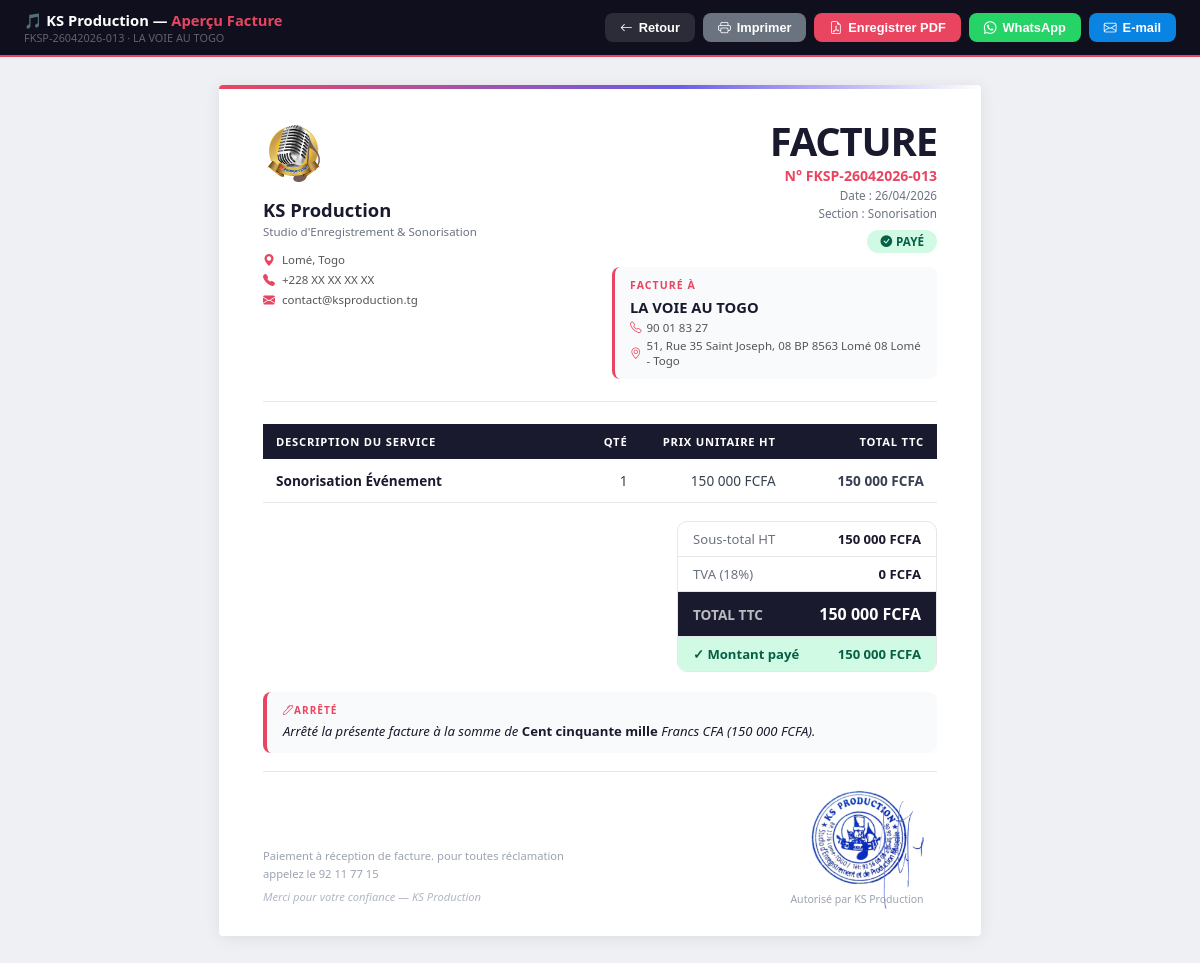
The app's page /factures/apercu/16 (signed in), older data.
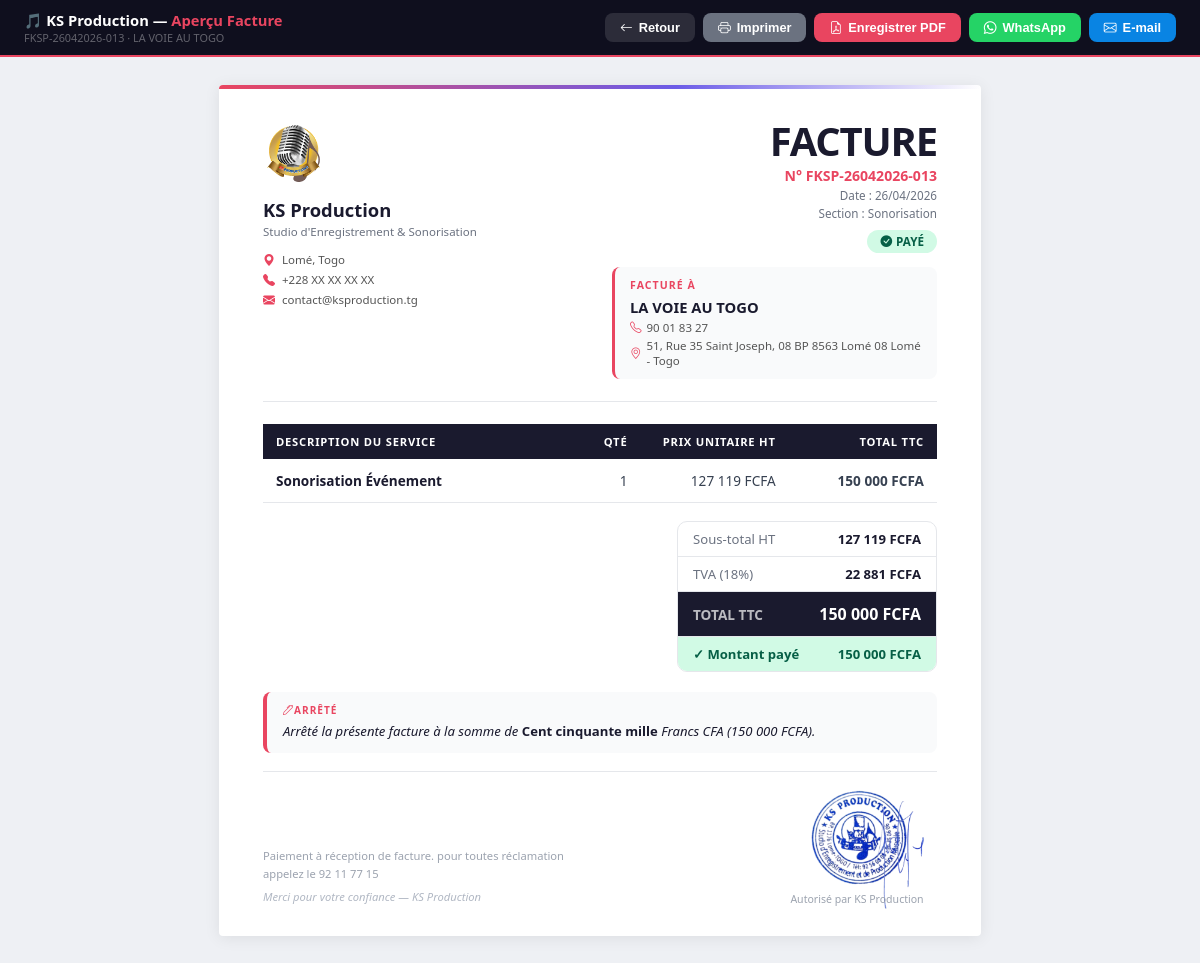
The same page, newer data.
### database.py (models this page shows)
class LigneFacture(db.Model):
    __tablename__ = 'lignes_facture'
    id            = db.Column(db.Integer, primary_key=True)
    facture_id    = db.Column(db.Integer, db.ForeignKey('factures.id'), nullable=False)
    service       = db.Column(db.String(200), nullable=False)
    prix_unitaire = db.Column(db.Float, default=0)
    quantite      = db.Column(db.Integer, default=1)
    montant_ht    = db.Column(db.Float, default=0)
    montant_ttc   = db.Column(db.Float, default=0)
    facture       = db.relationship('Facture', backref=db.backref('lignes', lazy=True))

class Facture(db.Model):
    __tablename__  = 'factures'
    id             = db.Column(db.Integer, primary_key=True)
    numero         = db.Column(db.String(30), unique=True, nullable=False)
    date           = db.Column(db.DateTime, default=datetime.now)
    nom_client     = db.Column(db.String(100), nullable=False)
    service        = db.Column(db.String(200), nullable=False)
    montant_ttc    = db.Column(db.Float, nullable=False)
    mode_paiement  = db.Column(db.String(50))
    etat_paiement  = db.Column(db.String(20), default='Non Payer')
    type_operation = db.Column(db.String(20), default='Recettes')
    categorie      = db.Column(db.String(20), default='Facture')
    section        = db.Column(db.String(50))
    cree_par       = db.Column(db.String(50))
    montant_paye   = db.Column(db.Float, default=0)
    reste_du       = db.Column(db.Float, default=0)

### app.py (the view)
@app.route('/factures/apercu/<int:id>')
def apercu_facture(id):
    if 'username' not in session:
        return redirect(url_for('login'))
    facture = Facture.query.get_or_404(id)
    client  = Client.query.filter_by(nom=facture.nom_client).first()
    params  = Parametres.query.first()
    lignes  = LigneFacture.query.filter_by(facture_id=facture.id).all()
    if not lignes:
        tva_taux   = 18
        montant_ht = round(facture.montant_ttc / (1 + tva_taux / 100), 2)
        lignes_display = [{'service': facture.service, 'quantite': 1, 'prix_unitaire': montant_ht, 'montant_ht': montant_ht, 'montant_ttc': facture.montant_ttc}]
    else:
        lignes_display = [{'service': l.service, 'quantite': l.quantite, 'prix_unitaire': l.prix_unitaire, 'montant_ht': l.montant_ht, 'montant_ttc': l.montant_ttc} for l in lignes]
    tva_taux  = 18
    total_ht  = sum(l['montant_ht'] for l in lignes_display)
    total_tva = round(facture.montant_ttc - total_ht, 2)
    return render_template('apercu_facture.html',
        facture=facture, client=client, params=params, lignes=lignes_display,
        total_ht=f"{total_ht:,.0f}".replace(',', ' '),
        total_tva=f"{total_tva:,.0f}".replace(',', ' '),
        montant_ttc=f"{facture.montant_ttc:,.0f}".replace(',', ' '),
        montant_paye=f"{facture.montant_paye:,.0f}".replace(',', ' '),
        reste_du=f"{facture.reste_du:,.0f}".replace(',', ' '),
        tva_taux=tva_taux, username=session['username'], role=session['role'],
    )

### templates/apercu_facture.html (shortened to what the changed rows need)
<!DOCTYPE html>
<html lang="fr">
<head>
    <link href="https://cdn.jsdelivr.net/npm/bootstrap-icons@1.10.5/font/bootstrap-icons.css" rel="stylesheet">
</head>
<body>
<div class="toolbar d-print-none">
    <div class="brand">
        🎵 {{ params.nom_entreprise if params else 'KS Production' }} — <em>Aperçu Facture</em>
        <small>{{ facture.numero }} · {{ facture.nom_client }}</small>
    </div>
</div>
<div class="page-wrap" id="zonePDF">
<div class="facture">
    <div class="facture-inner">
        <div class="header">
            <div class="col-right">
                <div class="facture-title">FACTURE</div>
                <div class="facture-ref">N° {{ facture.numero }}</div>
                <div class="facture-meta">Date : {{ facture.date.strftime('%d/%m/%Y') }}</div>
                <div class="facture-meta">Section : {{ facture.section or '—' }}</div>
                <div>
                    {% if facture.etat_paiement == 'Payer' %}
                        <span class="badge badge-paye"><i class="bi bi-check-circle-fill"></i> PAYÉ</span>
                    {% elif facture.etat_paiement == 'Partiel' %}
                        <span class="badge badge-partiel"><i class="bi bi-exclamation-circle-fill"></i> PARTIEL</span>
                    {% else %}
                        <span class="badge badge-impaye"><i class="bi bi-x-circle-fill"></i> NON PAYÉ</span>
                    {% endif %}
                </div>
                <div class="client-box">
                    <div class="cb-label">Facturé à</div>
                    <div class="cb-name">{{ facture.nom_client }}</div>
                    {% if client %}
                        {% if client.telephone %}<div class="cb-info"><i class="bi bi-telephone"></i> {{ client.telephone }}</div>{% endif %}
                        {% if client.adresse %}<div class="cb-info"><i class="bi bi-geo-alt"></i> {{ client.adresse }}</div>{% endif %}
                    {% endif %}
                </div>
            </div>
        </div>
        <table class="services">
            <thead>
                <tr>
                    <th style="width:46%; text-align:left;">Description du service</th>
                    <th style="width:10%;">Qté</th>
                    <th style="width:22%;">Prix unitaire HT</th>
                    <th style="width:22%;">Total TTC</th>
                </tr>
            </thead>
            <tbody>
                {% for ligne in lignes %}
                <tr>
                    <td><span class="svc-name">{{ ligne.service }}</span></td>
                    <td>{{ ligne.quantite }}</td>
                    <td>{{ "{:,.0f}".format(ligne.prix_unitaire).replace(',', ' ') }} FCFA</td>
                    <td><strong>{{ "{:,.0f}".format(ligne.montant_ttc).replace(',', ' ') }} FCFA</strong></td>
                </tr>
                {% endfor %}
            </tbody>
        </table>
        <div class="totaux-wrap">
            <div class="totaux">
                <div class="t-row"><span class="t-lbl">Sous-total HT</span><span class="t-val">{{ total_ht }} FCFA</span></div>
                <div class="t-row"><span class="t-lbl">TVA ({{ tva_taux }}%)</span><span class="t-val">{{ total_tva }} FCFA</span></div>
            </div>
        </div>
    </div>
</div>
</div>
</body>
</html>

Row changes from the older to the newer data that the page shows:
removed LigneFacture: service "Sonorisation Événement", quantite "1", prix_unitaire "150 000", montant_ttc "150 000"
now on one of the page's lists (row edited): Facture: service "Sonorisation Événement", montant_ttc "150 000"
Text that changed along with them:
{{ total_ht }}: "150 000" → "127 119"
{{ total_tva }}: "0" → "22 881"
